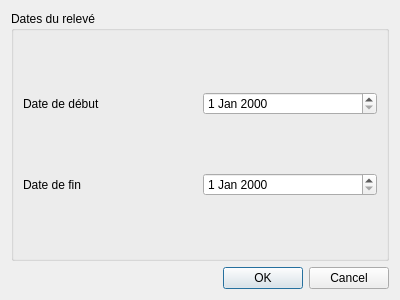
<?xml version="1.0" encoding="UTF-8"?>
<ui version="4.0">
 <class>FenetreReleve</class>
 <widget class="QDialog" name="FenetreReleve">
  <property name="geometry">
   <rect>
    <x>0</x>
    <y>0</y>
    <width>400</width>
    <height>300</height>
   </rect>
  </property>
  <property name="windowTitle">
   <string>Dialog</string>
  </property>
  <layout class="QGridLayout" name="gridLayout_2">
   <item row="0" column="0">
    <layout class="QGridLayout" name="gridLayout">
     <item row="0" column="0">
      <widget class="QGroupBox" name="groupBox">
       <property name="title">
        <string>Dates du relevé</string>
       </property>
       <layout class="QGridLayout" name="gridLayout_3">
        <item row="0" column="0">
         <widget class="QLabel" name="label">
          <property name="text">
           <string>Date de début</string>
          </property>
         </widget>
        </item>
        <item row="1" column="0">
         <widget class="QLabel" name="label_2">
          <property name="text">
           <string>Date de fin</string>
          </property>
         </widget>
        </item>
        <item row="0" column="1">
         <widget class="QDateEdit" name="dateEdit"/>
        </item>
        <item row="1" column="1">
         <widget class="QDateEdit" name="dateEdit_2"/>
        </item>
       </layout>
      </widget>
     </item>
    </layout>
   </item>
   <item row="1" column="0">
    <widget class="QDialogButtonBox" name="buttonBox">
     <property name="orientation">
      <enum>Qt::Horizontal</enum>
     </property>
     <property name="standardButtons">
      <set>QDialogButtonBox::Cancel|QDialogButtonBox::Ok</set>
     </property>
    </widget>
   </item>
  </layout>
 </widget>
 <resources/>
 <connections>
  <connection>
   <sender>buttonBox</sender>
   <signal>accepted()</signal>
   <receiver>FenetreReleve</receiver>
   <slot>accept()</slot>
   <hints>
    <hint type="sourcelabel">
     <x>248</x>
     <y>254</y>
    </hint>
    <hint type="destinationlabel">
     <x>157</x>
     <y>274</y>
    </hint>
   </hints>
  </connection>
  <connection>
   <sender>buttonBox</sender>
   <signal>rejected()</signal>
   <receiver>FenetreReleve</receiver>
   <slot>reject()</slot>
   <hints>
    <hint type="sourcelabel">
     <x>316</x>
     <y>260</y>
    </hint>
    <hint type="destinationlabel">
     <x>286</x>
     <y>274</y>
    </hint>
   </hints>
  </connection>
 </connections>
</ui>
